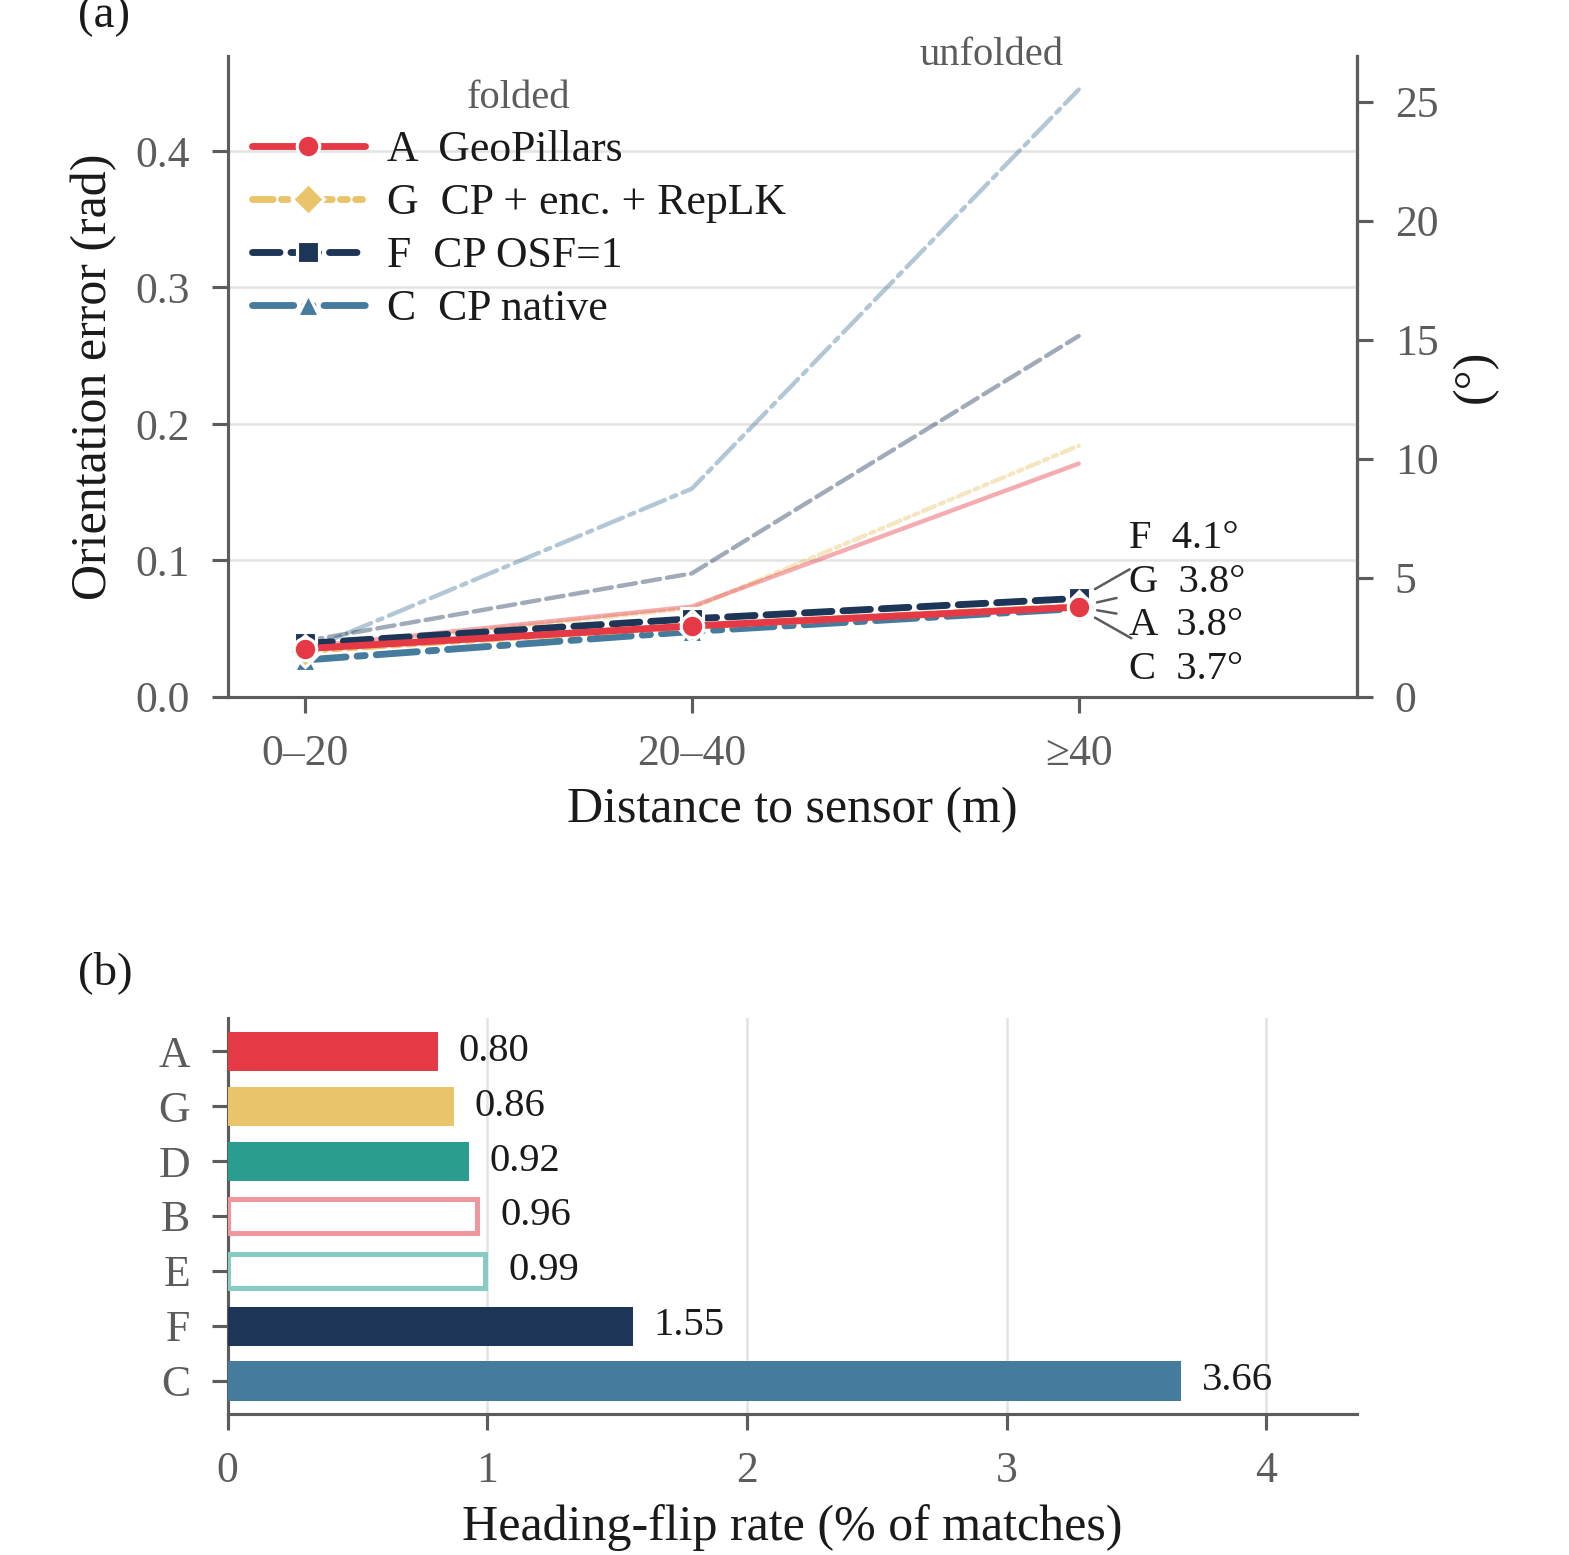

Generate this figure with Python:
#!/usr/bin/env python3
"""Fig. 3: orientation error vs distance, folded against unfolded, plus heading-flip rate."""

import json
import os.path as osp
import sys

import matplotlib.pyplot as plt
import numpy as np

HERE = osp.dirname(osp.abspath(__file__))
sys.path.insert(0, HERE)
import paper_style as ps

ORDER = ["C", "F", "G", "A"]
BARS = ["A", "G", "D", "B", "E", "F", "C"]
BINS = ["0-20m", "20-40m", "40m+"]
BIN_LABELS = ["0–20", "20–40", "≥40"]


def main():
    ps.apply()
    runs = json.load(open(osp.join(HERE, "data", "paper_metrics.json")))["runs"]
    x = np.arange(len(BINS))

    fig, (ax, bx) = plt.subplots(
        2,
        1,
        figsize=(ps.COLUMN_W, 3.55),
        gridspec_kw=dict(height_ratios=[1.62, 1.0], hspace=0.62),
    )
    fig.subplots_adjust(left=0.145, right=0.865, bottom=0.115, top=0.965)

    # (a) folded vs unfolded
    ends, handles = {}, {}
    for z, letter in enumerate(ORDER):
        st = ps.RUN_STYLE[letter]
        unf = [runs[letter]["carla_test"][f"mAOE@{b}"] for b in BINS]
        ax.plot(
            x,
            unf,
            color=st["color"],
            ls=st["ls"],
            lw=0.7,
            alpha=0.42,
            zorder=2 + z,
            clip_on=False,
        )
        fold = [runs[letter]["carla_test"][f"mAOE_folded@{b}"] for b in BINS]
        handles[letter] = ps.run_line(ax, x, fold, letter, z=6 + z)
        ends[letter] = fold[-1]

    ymax = 0.47
    ax.set_xlim(-0.2, 2.72)
    ax.set_ylim(0, ymax)
    ax.set_xticks(x)
    ax.set_xticklabels(BIN_LABELS)
    ax.set_xlabel("Distance to sensor (m)", labelpad=2)
    ax.set_ylabel("Orientation error (rad)", labelpad=3)
    ax.set_yticks(np.arange(0, 0.46, 0.1))
    ax.grid(axis="x", visible=False)
    ax.spines["top"].set_visible(False)

    sec = ax.secondary_yaxis("right", functions=(np.rad2deg, np.deg2rad))
    sec.set_ylabel("(°)", labelpad=2)
    sec.set_yticks([0, 5, 10, 15, 20, 25])
    sec.spines["right"].set_color(ps.INK_MUTED)
    sec.spines["right"].set_linewidth(0.5)
    sec.tick_params(colors=ps.INK_MUTED)

    ax.text(
        1.96,
        runs["C"]["carla_test"]["mAOE@40m+"] + 0.012,
        "unfolded",
        ha="right",
        va="bottom",
        fontsize=6.5,
        color=ps.INK_MUTED,
    )

    letters = sorted(ends, key=ends.get)
    pos = ps.spread([ends[k] for k in letters], min_gap=0.032, lo=0.02, hi=ymax - 0.06)
    for letter, yl in zip(letters, pos):
        ax.annotate(
            f"{letter}  {np.rad2deg(ends[letter]):.1f}°",
            xy=(2, ends[letter]),
            xytext=(2.13, yl),
            textcoords="data",
            ha="left",
            va="center",
            fontsize=6.5,
            color=ps.INK,
            annotation_clip=False,
            arrowprops=dict(
                arrowstyle="-", color=ps.INK_MUTED, lw=0.4, shrinkA=0, shrinkB=3
            ),
        )

    legend_order = ["A", "G", "F", "C"]
    ax.legend(
        [handles[k] for k in legend_order],
        [f"{k}  {ps.short(k)}" for k in legend_order],
        loc="upper left",
        handlelength=2.6,
        handletextpad=0.5,
        labelspacing=0.3,
        borderaxespad=0.15,
        title="folded",
        title_fontsize=6.5,
    )
    ax.get_legend().get_title().set_color(ps.INK_MUTED)
    ax.text(
        -0.132,
        1.03,
        "(a)",
        transform=ax.transAxes,
        fontsize=7.5,
        color=ps.INK,
        va="bottom",
    )

    # (b) heading-flip rate
    rates = [100 * runs[k]["carla_test"]["heading_flip_rate"] for k in BARS]
    ypos = np.arange(len(BARS))[::-1]
    for y, letter, r in zip(ypos, BARS, rates):
        st = ps.RUN_STYLE[letter]
        bx.barh(
            y,
            r,
            height=0.62,
            color="white" if st.get("hollow") else st["color"],
            edgecolor=st["color"],
            linewidth=0.8,
            zorder=3,
        )
        bx.text(
            r + 0.09,
            y,
            f"{r:.2f}",
            va="center",
            ha="left",
            fontsize=6.5,
            color=ps.INK,
            zorder=4,
        )
    bx.set_yticks(ypos)
    bx.set_yticklabels([f"{k}" for k in BARS], fontsize=7)
    bx.set_ylim(-0.6, len(BARS) - 0.4)
    bx.set_xlim(0, 4.35)
    bx.set_xticks([0, 1, 2, 3, 4])
    bx.set_xlabel("Heading-flip rate (% of matches)", labelpad=2)
    bx.grid(axis="y", visible=False)
    ps.despine(bx)
    bx.text(
        -0.132,
        1.06,
        "(b)",
        transform=bx.transAxes,
        fontsize=7.5,
        color=ps.INK,
        va="bottom",
    )

    ps.save(fig, "fig3_maoe_vs_distance")


if __name__ == "__main__":
    main()
